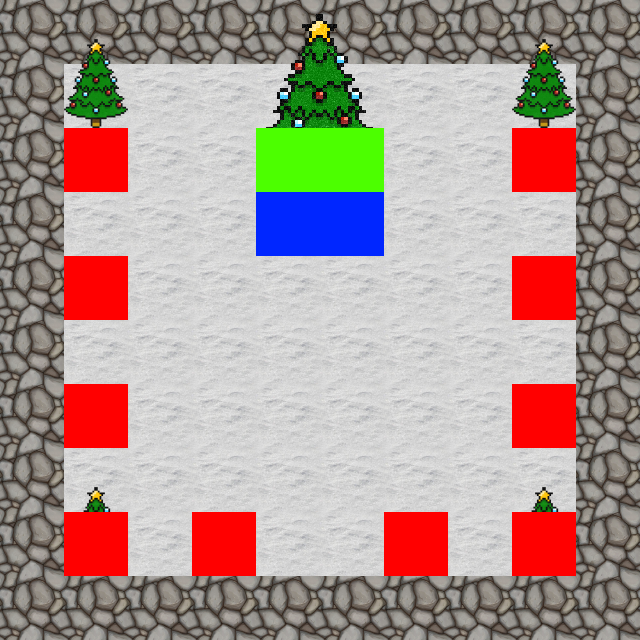

This is a level from a 2D game, rendered from its Tiled map with the project's own tilesets. A one-line summary and the map file follow, with tile-layer data summarised:
An orthogonal 10x10 tile map with 64x64 px tiles, 3 tile layers (background, foreground, game), 9 tilesets.

<map version="1.0" orientation="orthogonal" renderorder="right-down" width="10" height="10" tilewidth="64" tileheight="64" nextobjectid="1">
 <tileset firstgid="1" name="grass" tilewidth="64" tileheight="64" tilecount="1" columns="1">
  <image source="tiles/grass_block_64x64.png" width="64" height="64" />
 </tileset>
 <tileset firstgid="2" name="rock" tilewidth="64" tileheight="64" tilecount="1" columns="1">
  <image source="tiles/rock_block_64x64.png" width="64" height="64" />
  <tile id="0">
   <properties>
    <property name="blocked" type="bool" value="true" />
   </properties>
  </tile>
 </tileset>
 <tileset firstgid="3" name="snow_1" tilewidth="64" tileheight="64" tilecount="1" columns="1">
  <image source="tiles/snow_block_1_64x64.png" width="64" height="64" />
 </tileset>
 <tileset firstgid="4" name="snow_rock" tilewidth="64" tileheight="64" tilecount="1" columns="1">
  <image source="tiles/snow_rock_block_64x64.png" width="64" height="64" />
  <tile id="0">
   <properties>
    <property name="blocked" type="bool" value="true" />
   </properties>
  </tile>
 </tileset>
 <tileset firstgid="5" name="xmas_tree_tall" tilewidth="64" tileheight="128" tilecount="1" columns="1">
  <image source="tiles/xmas_tree_64x128.png" width="64" height="128" />
  <tile id="0">
   <properties>
    <property name="blocked" type="bool" value="true" />
   </properties>
  </tile>
 </tileset>
 <tileset firstgid="6" name="xmas_tree_huge" tilewidth="128" tileheight="178" tilecount="1" columns="1">
  <image source="tiles/xmas_tree_128x178.png" width="128" height="178" />
  <tile id="0">
   <properties>
    <property name="blocked" type="bool" value="true" />
   </properties>
  </tile>
 </tileset>
 <tileset firstgid="7" name="wood_floor" tilewidth="64" tileheight="64" tilecount="1" columns="1">
  <image source="tiles/dark_wood_floor_64x64.png" width="64" height="64" />
 </tileset>
 <tileset firstgid="8" name="rug" tilewidth="64" tileheight="64" tilecount="9" columns="3">
  <image source="tiles/rug_large.png" width="192" height="192" />
 </tileset>
 <tileset firstgid="17" name="game_blocks" tilewidth="64" tileheight="64" tilecount="3" columns="3">
  <image source="tiles/game_layer/game_blocks.png" width="192" height="64" />
  <tile id="0">
   <properties>
    <property name="goal" type="bool" value="true" />
   </properties>
  </tile>
  <tile id="1">
   <properties>
    <property name="playerSpawn" type="bool" value="true" />
   </properties>
  </tile>
  <tile id="2">
   <properties>
    <property name="catSpawn" type="bool" value="true" />
   </properties>
  </tile>
 </tileset>
 <layer name="background" width="10" height="10">
  <data>[100 cells, 100 non-empty, 2 distinct tile ids]</data>
 </layer>
 <layer name="foreground" width="10" height="10">
  <data>[100 cells, 5 non-empty, 2 distinct tile ids]</data>
 </layer>
 <layer name="game" width="10" height="10">
  <data>[100 cells, 14 non-empty, 3 distinct tile ids]</data>
 </layer>
</map>
